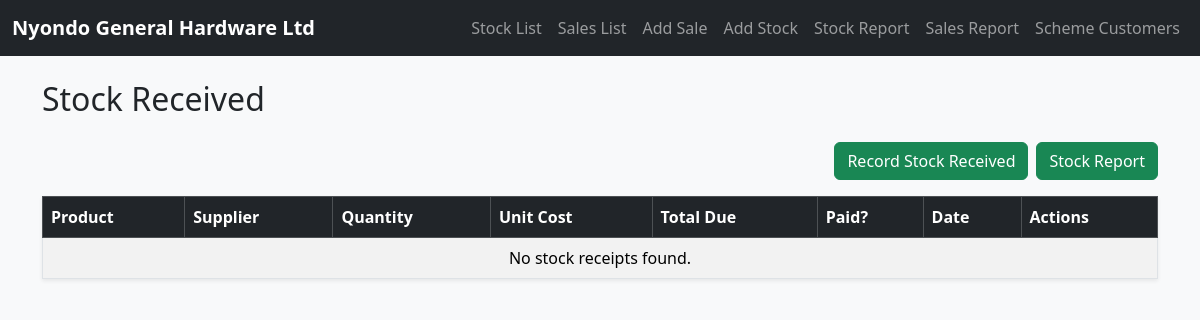
Page /nyondo/receipts/ on the earlier database version.
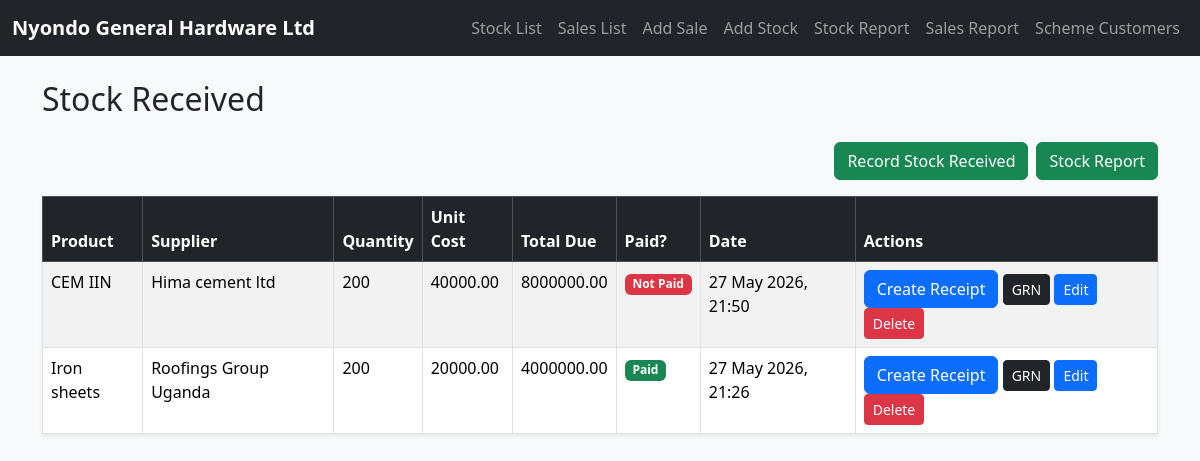
Same page on the later database version.
### nyondo/models.py (models this page shows, shortened)
class StockReceipt(models.Model):
    product = models.ForeignKey(Stock, on_delete=models.CASCADE)
    supplier_name = models.CharField(max_length=100)
    quantity_received = models.PositiveIntegerField()
    unit_cost = models.DecimalField(max_digits=100, decimal_places=2, default=0)
    total_amount_due = models.DecimalField(max_digits=100, decimal_places=2, default=0)
    supplier_paid = models.BooleanField(default=False)
    date_received = models.DateTimeField(auto_now_add=True)

class Stock(models.Model):
    PAYMENT_STATUS_CHOICES = [('Paid', 'Paid'), ('Not Paid', 'Not Paid')]
    PAYMENT_TYPE_CHOICES = [('Cash', 'Cash'), ('Mobile Money', 'Mobile Money'), ('Bank Transfer', 'Bank Transfer'), ('Credit', 'Credit')]
    supplier = models.CharField(max_length=100)
    category = models.CharField(max_length=100)
    product_name = models.CharField(max_length=100)
    quantity_delivered = models.PositiveIntegerField(default=0)
    unit_cost = models.DecimalField(max_digits=10, decimal_places=2)
    total_value_goods = models.DecimalField(max_digits=12, decimal_places=2, default=0)
    unit_price = models.DecimalField(max_digits=10, decimal_places=2)
    supplier_payment_status = models.CharField(max_length=20, choices=PAYMENT_STATUS_CHOICES, default='Not Paid')
    payment_type = models.CharField(max_length=50, choices=PAYMENT_TYPE_CHOICES, blank=True, null=True)
    date_added = models.DateTimeField(default=timezone.now)

### nyondo/views.py (the view)
# urls.py: path("receipts/", views.stock_receipt_list, name="stock_receipt_list"),
def stock_receipt_list(request):
    receipts = StockReceipt.objects.all().order_by("-date_received")
    return render(request, "stock_receipt_list.html", {
        "receipts": receipts
    })

### nyondo/templates/stock_receipt_list.html
{% extends 'base.html' %} {% block content %}
<div class="d-flex justify-content-between align-items-center mb-3">
  <h2>Stock Received</h2>
</div>
<div class="d-flex justify-content-end gap-2 mb-3">
  <a href="{% url 'create_stock_receipt' %}" class="btn btn-success"
    >Record Stock Received</a
  >
  <a href="{% url 'stock_report' %}" class="btn btn-success">Stock Report</a>
</div>
<table class="table table-bordered table-striped shadow-sm">
  <thead class="table-dark">
    <tr>
      <th>Product</th>
      <th>Supplier</th>
      <th>Quantity</th>
      <th>Unit Cost</th>
      <th>Total Due</th>
      <th>Paid?</th>
      <th>Date</th>
      <th>Actions</th>
    </tr>
  </thead>
  <tbody>
    {% for receipt in receipts %}
    <tr>
      <td>{{ receipt.product.product_name }}</td>
      <td>{{ receipt.supplier_name }}</td>
      <td>{{ receipt.quantity_received }}</td>
      <td>{{ receipt.unit_cost }}</td>
      <td>{{ receipt.total_amount_due }}</td>
      <td>
        {% if receipt.supplier_paid %}
        <span class="badge bg-success">Paid</span>
        {% else %}
        <span class="badge bg-danger">Not Paid</span>
        {% endif %}
      </td>
      <td>{{ receipt.date_received|date:"j F Y, H:i" }}</td>
      <td>
        <a href="{% url 'create_stock_receipt' %}" class="btn btn-primary">
          Create Receipt
        </a>
        <a
          href="{% url 'goods_received_note' receipt.id %}"
          class="btn btn-dark btn-sm"
          >GRN</a
        >
        <a
          href="{% url 'edit_stock_receipt' receipt.id %}"
          class="btn btn-primary btn-sm"
          >Edit</a
        >
        <a
          href="{% url 'delete_stock_receipt' receipt.id %}"
          class="btn btn-danger btn-sm"
          >Delete</a
        >
      </td>
    </tr>
    {% empty %}
    <tr>
      <td colspan="8" class="text-center">No stock receipts found.</td>
    </tr>
    {% endfor %}
  </tbody>
</table>
{% endblock %}

Differences in the rows shown:
added StockReceipt: product.product_name "CEM IIN", supplier_name "Hima cement ltd", quantity_received "200", unit_cost "40000.00", total_amount_due "8000000.00", supplier_paid "Not Paid", date_received "27 May 2026, 21:50"
added StockReceipt: product.product_name "Iron sheets", supplier_name "Roofings Group Uganda", quantity_received "200", unit_cost "20000.00", total_amount_due "4000000.00", supplier_paid "Paid", date_received "27 May 2026, 21:26"
Other differences:
text no longer shown: "No stock receipts found."
